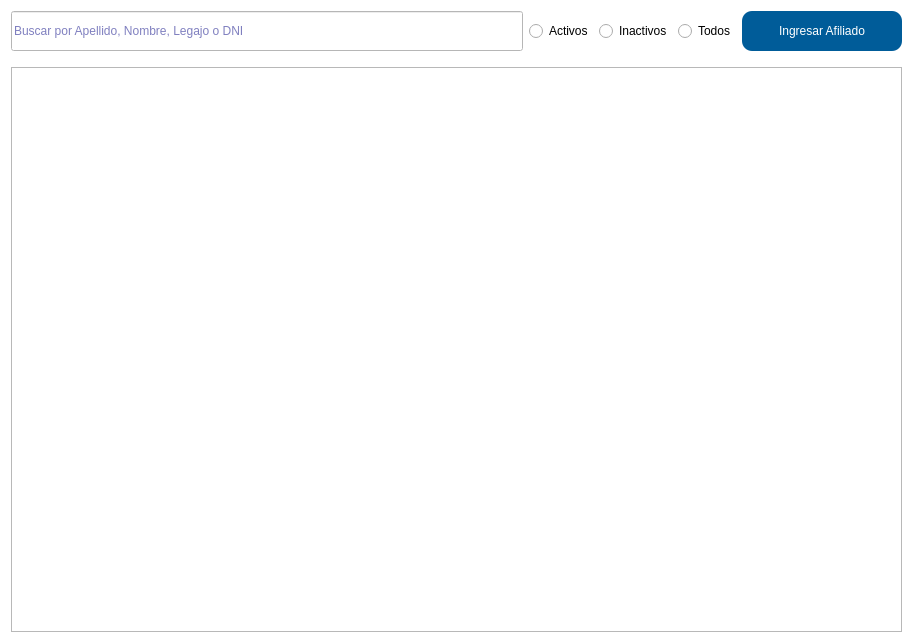
<?xml version="1.0" encoding="UTF-8"?>
<ui version="4.0">
 <class>Form</class>
 <widget class="QWidget" name="Form">
  <property name="geometry">
   <rect>
    <x>0</x>
    <y>0</y>
    <width>913</width>
    <height>643</height>
   </rect>
  </property>
  <property name="palette">
   <palette>
    <active>
     <colorrole role="WindowText">
      <brush brushstyle="SolidPattern">
       <color alpha="255">
        <red>0</red>
        <green>0</green>
        <blue>0</blue>
       </color>
      </brush>
     </colorrole>
     <colorrole role="Button">
      <brush brushstyle="SolidPattern">
       <color alpha="255">
        <red>255</red>
        <green>255</green>
        <blue>255</blue>
       </color>
      </brush>
     </colorrole>
     <colorrole role="Light">
      <brush brushstyle="SolidPattern">
       <color alpha="255">
        <red>255</red>
        <green>255</green>
        <blue>255</blue>
       </color>
      </brush>
     </colorrole>
     <colorrole role="Midlight">
      <brush brushstyle="SolidPattern">
       <color alpha="255">
        <red>255</red>
        <green>255</green>
        <blue>255</blue>
       </color>
      </brush>
     </colorrole>
     <colorrole role="Dark">
      <brush brushstyle="SolidPattern">
       <color alpha="255">
        <red>127</red>
        <green>127</green>
        <blue>127</blue>
       </color>
      </brush>
     </colorrole>
     <colorrole role="Mid">
      <brush brushstyle="SolidPattern">
       <color alpha="255">
        <red>170</red>
        <green>170</green>
        <blue>170</blue>
       </color>
      </brush>
     </colorrole>
     <colorrole role="Text">
      <brush brushstyle="SolidPattern">
       <color alpha="255">
        <red>0</red>
        <green>0</green>
        <blue>0</blue>
       </color>
      </brush>
     </colorrole>
     <colorrole role="BrightText">
      <brush brushstyle="SolidPattern">
       <color alpha="255">
        <red>255</red>
        <green>255</green>
        <blue>255</blue>
       </color>
      </brush>
     </colorrole>
     <colorrole role="ButtonText">
      <brush brushstyle="SolidPattern">
       <color alpha="255">
        <red>0</red>
        <green>0</green>
        <blue>0</blue>
       </color>
      </brush>
     </colorrole>
     <colorrole role="Base">
      <brush brushstyle="SolidPattern">
       <color alpha="255">
        <red>255</red>
        <green>255</green>
        <blue>255</blue>
       </color>
      </brush>
     </colorrole>
     <colorrole role="Window">
      <brush brushstyle="SolidPattern">
       <color alpha="255">
        <red>255</red>
        <green>255</green>
        <blue>255</blue>
       </color>
      </brush>
     </colorrole>
     <colorrole role="Shadow">
      <brush brushstyle="SolidPattern">
       <color alpha="255">
        <red>0</red>
        <green>0</green>
        <blue>0</blue>
       </color>
      </brush>
     </colorrole>
     <colorrole role="AlternateBase">
      <brush brushstyle="SolidPattern">
       <color alpha="255">
        <red>255</red>
        <green>255</green>
        <blue>255</blue>
       </color>
      </brush>
     </colorrole>
     <colorrole role="ToolTipBase">
      <brush brushstyle="SolidPattern">
       <color alpha="255">
        <red>255</red>
        <green>255</green>
        <blue>220</blue>
       </color>
      </brush>
     </colorrole>
     <colorrole role="ToolTipText">
      <brush brushstyle="SolidPattern">
       <color alpha="255">
        <red>0</red>
        <green>0</green>
        <blue>0</blue>
       </color>
      </brush>
     </colorrole>
    </active>
    <inactive>
     <colorrole role="WindowText">
      <brush brushstyle="SolidPattern">
       <color alpha="255">
        <red>0</red>
        <green>0</green>
        <blue>0</blue>
       </color>
      </brush>
     </colorrole>
     <colorrole role="Button">
      <brush brushstyle="SolidPattern">
       <color alpha="255">
        <red>255</red>
        <green>255</green>
        <blue>255</blue>
       </color>
      </brush>
     </colorrole>
     <colorrole role="Light">
      <brush brushstyle="SolidPattern">
       <color alpha="255">
        <red>255</red>
        <green>255</green>
        <blue>255</blue>
       </color>
      </brush>
     </colorrole>
     <colorrole role="Midlight">
      <brush brushstyle="SolidPattern">
       <color alpha="255">
        <red>255</red>
        <green>255</green>
        <blue>255</blue>
       </color>
      </brush>
     </colorrole>
     <colorrole role="Dark">
      <brush brushstyle="SolidPattern">
       <color alpha="255">
        <red>127</red>
        <green>127</green>
        <blue>127</blue>
       </color>
      </brush>
     </colorrole>
     <colorrole role="Mid">
      <brush brushstyle="SolidPattern">
       <color alpha="255">
        <red>170</red>
        <green>170</green>
        <blue>170</blue>
       </color>
      </brush>
     </colorrole>
     <colorrole role="Text">
      <brush brushstyle="SolidPattern">
       <color alpha="255">
        <red>0</red>
        <green>0</green>
        <blue>0</blue>
       </color>
      </brush>
     </colorrole>
     <colorrole role="BrightText">
      <brush brushstyle="SolidPattern">
       <color alpha="255">
        <red>255</red>
        <green>255</green>
        <blue>255</blue>
       </color>
      </brush>
     </colorrole>
     <colorrole role="ButtonText">
      <brush brushstyle="SolidPattern">
       <color alpha="255">
        <red>0</red>
        <green>0</green>
        <blue>0</blue>
       </color>
      </brush>
     </colorrole>
     <colorrole role="Base">
      <brush brushstyle="SolidPattern">
       <color alpha="255">
        <red>255</red>
        <green>255</green>
        <blue>255</blue>
       </color>
      </brush>
     </colorrole>
     <colorrole role="Window">
      <brush brushstyle="SolidPattern">
       <color alpha="255">
        <red>255</red>
        <green>255</green>
        <blue>255</blue>
       </color>
      </brush>
     </colorrole>
     <colorrole role="Shadow">
      <brush brushstyle="SolidPattern">
       <color alpha="255">
        <red>0</red>
        <green>0</green>
        <blue>0</blue>
       </color>
      </brush>
     </colorrole>
     <colorrole role="AlternateBase">
      <brush brushstyle="SolidPattern">
       <color alpha="255">
        <red>255</red>
        <green>255</green>
        <blue>255</blue>
       </color>
      </brush>
     </colorrole>
     <colorrole role="ToolTipBase">
      <brush brushstyle="SolidPattern">
       <color alpha="255">
        <red>255</red>
        <green>255</green>
        <blue>220</blue>
       </color>
      </brush>
     </colorrole>
     <colorrole role="ToolTipText">
      <brush brushstyle="SolidPattern">
       <color alpha="255">
        <red>0</red>
        <green>0</green>
        <blue>0</blue>
       </color>
      </brush>
     </colorrole>
    </inactive>
    <disabled>
     <colorrole role="WindowText">
      <brush brushstyle="SolidPattern">
       <color alpha="255">
        <red>127</red>
        <green>127</green>
        <blue>127</blue>
       </color>
      </brush>
     </colorrole>
     <colorrole role="Button">
      <brush brushstyle="SolidPattern">
       <color alpha="255">
        <red>255</red>
        <green>255</green>
        <blue>255</blue>
       </color>
      </brush>
     </colorrole>
     <colorrole role="Light">
      <brush brushstyle="SolidPattern">
       <color alpha="255">
        <red>255</red>
        <green>255</green>
        <blue>255</blue>
       </color>
      </brush>
     </colorrole>
     <colorrole role="Midlight">
      <brush brushstyle="SolidPattern">
       <color alpha="255">
        <red>255</red>
        <green>255</green>
        <blue>255</blue>
       </color>
      </brush>
     </colorrole>
     <colorrole role="Dark">
      <brush brushstyle="SolidPattern">
       <color alpha="255">
        <red>127</red>
        <green>127</green>
        <blue>127</blue>
       </color>
      </brush>
     </colorrole>
     <colorrole role="Mid">
      <brush brushstyle="SolidPattern">
       <color alpha="255">
        <red>170</red>
        <green>170</green>
        <blue>170</blue>
       </color>
      </brush>
     </colorrole>
     <colorrole role="Text">
      <brush brushstyle="SolidPattern">
       <color alpha="255">
        <red>127</red>
        <green>127</green>
        <blue>127</blue>
       </color>
      </brush>
     </colorrole>
     <colorrole role="BrightText">
      <brush brushstyle="SolidPattern">
       <color alpha="255">
        <red>255</red>
        <green>255</green>
        <blue>255</blue>
       </color>
      </brush>
     </colorrole>
     <colorrole role="ButtonText">
      <brush brushstyle="SolidPattern">
       <color alpha="255">
        <red>127</red>
        <green>127</green>
        <blue>127</blue>
       </color>
      </brush>
     </colorrole>
     <colorrole role="Base">
      <brush brushstyle="SolidPattern">
       <color alpha="255">
        <red>255</red>
        <green>255</green>
        <blue>255</blue>
       </color>
      </brush>
     </colorrole>
     <colorrole role="Window">
      <brush brushstyle="SolidPattern">
       <color alpha="255">
        <red>255</red>
        <green>255</green>
        <blue>255</blue>
       </color>
      </brush>
     </colorrole>
     <colorrole role="Shadow">
      <brush brushstyle="SolidPattern">
       <color alpha="255">
        <red>0</red>
        <green>0</green>
        <blue>0</blue>
       </color>
      </brush>
     </colorrole>
     <colorrole role="AlternateBase">
      <brush brushstyle="SolidPattern">
       <color alpha="255">
        <red>255</red>
        <green>255</green>
        <blue>255</blue>
       </color>
      </brush>
     </colorrole>
     <colorrole role="ToolTipBase">
      <brush brushstyle="SolidPattern">
       <color alpha="255">
        <red>255</red>
        <green>255</green>
        <blue>220</blue>
       </color>
      </brush>
     </colorrole>
     <colorrole role="ToolTipText">
      <brush brushstyle="SolidPattern">
       <color alpha="255">
        <red>0</red>
        <green>0</green>
        <blue>0</blue>
       </color>
      </brush>
     </colorrole>
    </disabled>
   </palette>
  </property>
  <property name="windowTitle">
   <string/>
  </property>
  <layout class="QGridLayout" name="gridLayout">
   <item row="0" column="0">
    <layout class="QGridLayout" name="gridLayout_2" rowstretch="0,0,1" columnstretch="90,0,0,0,0">
     <item row="0" column="3">
      <widget class="QRadioButton" name="rad_todos">
       <property name="text">
        <string>Todos</string>
       </property>
      </widget>
     </item>
     <item row="1" column="0" colspan="5">
      <spacer name="horizontalSpacer">
       <property name="font">
        <font>
         <family>Calibri</family>
         <pointsize>12</pointsize>
         <weight>75</weight>
         <bold>true</bold>
        </font>
       </property>
       <property name="orientation">
        <enum>Qt::Horizontal</enum>
       </property>
       <property name="sizeHint" stdset="0">
        <size>
         <width>40</width>
         <height>10</height>
        </size>
       </property>
      </spacer>
     </item>
     <item row="2" column="0" colspan="5">
      <widget class="ListadoAfiliadosContextM" name="tbl_afiliados">
       <property name="palette">
        <palette>
         <active>
          <colorrole role="Text">
           <brush brushstyle="SolidPattern">
            <color alpha="255">
             <red>0</red>
             <green>0</green>
             <blue>127</blue>
            </color>
           </brush>
          </colorrole>
          <colorrole role="AlternateBase">
           <brush brushstyle="SolidPattern">
            <color alpha="255">
             <red>212</red>
             <green>212</green>
             <blue>255</blue>
            </color>
           </brush>
          </colorrole>
         </active>
         <inactive>
          <colorrole role="Text">
           <brush brushstyle="SolidPattern">
            <color alpha="255">
             <red>0</red>
             <green>0</green>
             <blue>127</blue>
            </color>
           </brush>
          </colorrole>
          <colorrole role="AlternateBase">
           <brush brushstyle="SolidPattern">
            <color alpha="255">
             <red>212</red>
             <green>212</green>
             <blue>255</blue>
            </color>
           </brush>
          </colorrole>
         </inactive>
         <disabled>
          <colorrole role="Text">
           <brush brushstyle="SolidPattern">
            <color alpha="255">
             <red>127</red>
             <green>127</green>
             <blue>127</blue>
            </color>
           </brush>
          </colorrole>
          <colorrole role="AlternateBase">
           <brush brushstyle="SolidPattern">
            <color alpha="255">
             <red>212</red>
             <green>212</green>
             <blue>255</blue>
            </color>
           </brush>
          </colorrole>
         </disabled>
        </palette>
       </property>
       <property name="font">
        <font>
         <family>Arial Rounded MT Bold</family>
         <pointsize>9</pointsize>
         <weight>50</weight>
         <bold>false</bold>
        </font>
       </property>
       <property name="styleSheet">
        <string notr="true">alternate-background-color: rgb(212, 212, 255)</string>
       </property>
       <property name="tabKeyNavigation">
        <bool>false</bool>
       </property>
       <property name="alternatingRowColors">
        <bool>true</bool>
       </property>
       <property name="selectionBehavior">
        <enum>QAbstractItemView::SelectRows</enum>
       </property>
       <attribute name="horizontalHeaderVisible">
        <bool>false</bool>
       </attribute>
       <attribute name="horizontalHeaderShowSortIndicator" stdset="0">
        <bool>true</bool>
       </attribute>
       <attribute name="horizontalHeaderStretchLastSection">
        <bool>true</bool>
       </attribute>
       <attribute name="verticalHeaderVisible">
        <bool>false</bool>
       </attribute>
      </widget>
     </item>
     <item row="0" column="0">
      <widget class="QLineEdit" name="ln_buscar">
       <property name="sizePolicy">
        <sizepolicy hsizetype="Expanding" vsizetype="Expanding">
         <horstretch>0</horstretch>
         <verstretch>0</verstretch>
        </sizepolicy>
       </property>
       <property name="palette">
        <palette>
         <active>
          <colorrole role="Text">
           <brush brushstyle="SolidPattern">
            <color alpha="255">
             <red>0</red>
             <green>0</green>
             <blue>127</blue>
            </color>
           </brush>
          </colorrole>
         </active>
         <inactive>
          <colorrole role="Text">
           <brush brushstyle="SolidPattern">
            <color alpha="255">
             <red>0</red>
             <green>0</green>
             <blue>127</blue>
            </color>
           </brush>
          </colorrole>
         </inactive>
         <disabled>
          <colorrole role="Text">
           <brush brushstyle="SolidPattern">
            <color alpha="255">
             <red>127</red>
             <green>127</green>
             <blue>127</blue>
            </color>
           </brush>
          </colorrole>
         </disabled>
        </palette>
       </property>
       <property name="mouseTracking">
        <bool>false</bool>
       </property>
       <property name="styleSheet">
        <string notr="true"/>
       </property>
       <property name="text">
        <string/>
       </property>
       <property name="frame">
        <bool>true</bool>
       </property>
       <property name="dragEnabled">
        <bool>false</bool>
       </property>
       <property name="placeholderText">
        <string notr="true">Buscar por Apellido, Nombre, Legajo o DNI</string>
       </property>
       <property name="clearButtonEnabled">
        <bool>true</bool>
       </property>
      </widget>
     </item>
     <item row="0" column="4">
      <widget class="QPushButton" name="btn_nuevo">
       <property name="sizePolicy">
        <sizepolicy hsizetype="Expanding" vsizetype="Fixed">
         <horstretch>0</horstretch>
         <verstretch>0</verstretch>
        </sizepolicy>
       </property>
       <property name="minimumSize">
        <size>
         <width>160</width>
         <height>40</height>
        </size>
       </property>
       <property name="maximumSize">
        <size>
         <width>200</width>
         <height>200</height>
        </size>
       </property>
       <property name="styleSheet">
        <string notr="true">#btn_nuevo{
background-color:#005c99;
color: #FFFFFF;
border-radius: 10px;
}

#btn_nuevo:hover{
background-color:#004d80;
color: #FFFFFF;
}</string>
       </property>
       <property name="text">
        <string>Ingresar Afiliado</string>
       </property>
       <property name="icon">
        <iconset>
         <normaloff>../iconos/down.ico</normaloff>../iconos/down.ico</iconset>
       </property>
       <property name="iconSize">
        <size>
         <width>20</width>
         <height>20</height>
        </size>
       </property>
       <property name="shortcut">
        <string>Ctrl+N</string>
       </property>
      </widget>
     </item>
     <item row="0" column="2">
      <widget class="QRadioButton" name="rad_inactivos">
       <property name="text">
        <string>Inactivos</string>
       </property>
      </widget>
     </item>
     <item row="0" column="1">
      <widget class="QRadioButton" name="rad_activos">
       <property name="text">
        <string>Activos</string>
       </property>
      </widget>
     </item>
    </layout>
   </item>
  </layout>
 </widget>
 <customwidgets>
  <customwidget>
   <class>ListadoAfiliadosContextM</class>
   <extends>QTableView</extends>
   <header>widgets.table_views.listado_afiliados</header>
  </customwidget>
 </customwidgets>
 <tabstops>
  <tabstop>tbl_afiliados</tabstop>
 </tabstops>
 <resources/>
 <connections/>
</ui>
